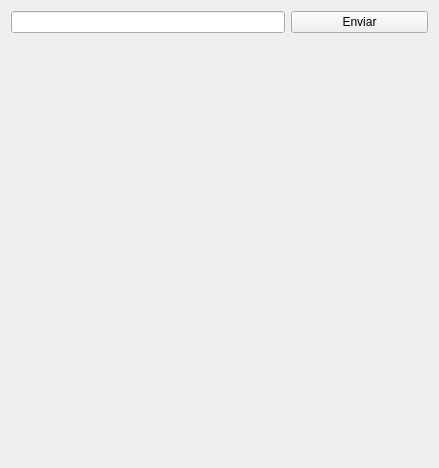
<?xml version="1.0" encoding="UTF-8"?>
<ui version="4.0">
 <class>GUI</class>
 <widget class="QWidget" name="GUI">
  <property name="geometry">
   <rect>
    <x>0</x>
    <y>0</y>
    <width>439</width>
    <height>468</height>
   </rect>
  </property>
  <property name="windowTitle">
   <string>Form</string>
  </property>
  <layout class="QGridLayout" name="gridLayout">
   <item row="0" column="0" colspan="2">
    <widget class="QLineEdit" name="lineEdit"/>
   </item>
   <item row="1" column="0" colspan="3">
    <spacer name="verticalSpacer">
     <property name="orientation">
      <enum>Qt::Vertical</enum>
     </property>
     <property name="sizeHint" stdset="0">
      <size>
       <width>20</width>
       <height>40</height>
      </size>
     </property>
    </spacer>
   </item>
   <item row="0" column="2">
    <widget class="QPushButton" name="pushButton">
     <property name="text">
      <string>Enviar</string>
     </property>
    </widget>
   </item>
  </layout>
 </widget>
 <resources/>
 <connections/>
</ui>
